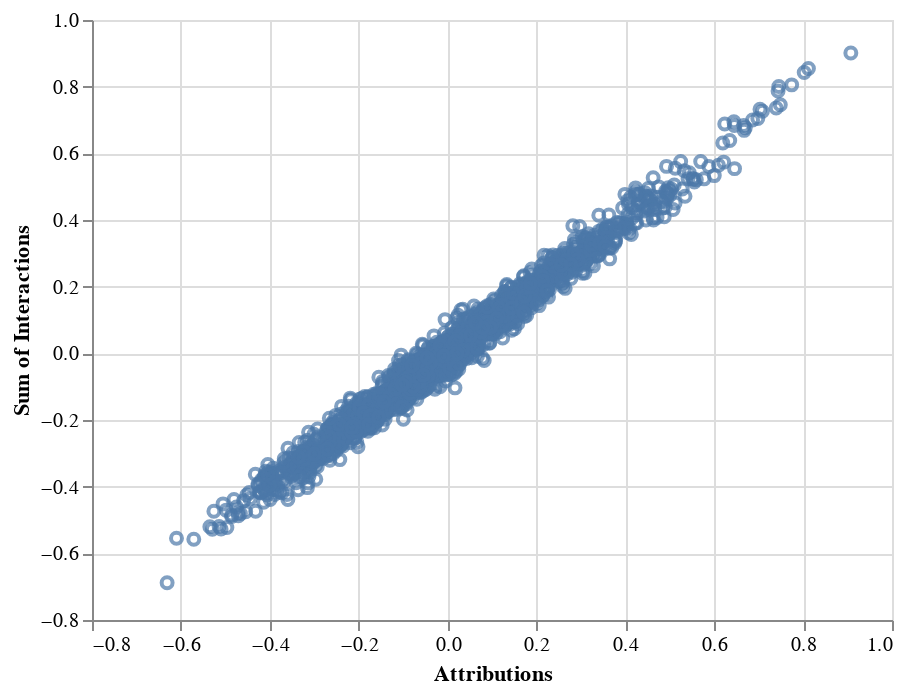

The cell this chart's notebook holds for it:
### Code cell
data_df = pd.DataFrame({
    'Attributions': attributions.flatten(),
    'Sum of Interactions': np.sum(interactions, axis=-1).flatten()
})
alt.Chart(data_df).mark_point().encode(
    alt.X('Attributions:Q'),
    alt.Y('Sum of Interactions')
)

### Figure 1 — Vega-Lite specification as saved in the notebook (floating-point values rounded to 4 significant figures; data arrays with more than 128 entries replaced by an {"elided": "..."} marker saying what was removed)
{"config": {"view": {"continuousWidth": 400, "continuousHeight": 300}}, "data": {"name": "data-19a8022c9dbf549f4b3eeb8695dc371c"}, "mark": "point", "encoding": {"x": {"type": "quantitative", "field": "Attributions"}, "y": {"type": "quantitative", "field": "Sum of Interactions"}}, "$schema": "https://vega.github.io/schema/vega-lite/v4.0.2.json", "datasets": {"data-19a8022c9dbf549f4b3eeb8695dc371c": {"elided": "2000 records"}}}
